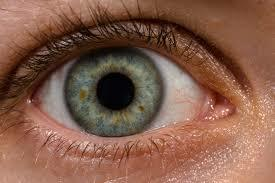
%> input picture Dilatación de la pupila/ojo/eye2.jpg, 275 x 183 px
$ octave eye_actividad.m   (GNU Octave 9; MATLAB toolbox functions it lacks are replaced by stand-ins)
%> lines starting %> are read from the running program, lines starting %| are printed output that depends on the picture; in (x1, y1, x2, y2) boxes, pixels count from 0 and x2, y2 are one past the last pixel; in counts of white or black regions, pixels touching at a corner belong together; the program's own positions count from 1
%Limpiar
clc, clear, close all;

%Cargamos la imagen
I = imread('ojo/eye2.jpg');
%> I is the input picture: size 183x275x3 uint8; mean R, G, B 133.1, 93.3, 75.1

% la pasamos a una escala de grises
Ig = rgb2gray(I);
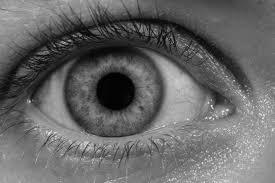
%> Ig: size 183x275 uint8; min 0, max 242, mean 103.1
figure,
imshow(I);
% Filtrado
K2 = medfilt2(Ig); %Filtrdo de mediana 2D
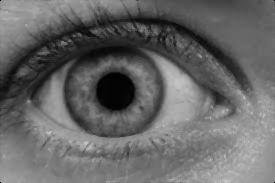
%> K2: size 183x275 uint8; min 0, max 208, mean 102.7

% Binariza la imagen
BW= im2bw(K2,0.04);
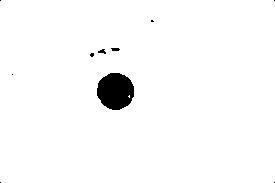
%> BW: size 183x275 logical; 97.7% white; 10 black regions (7 under 20 px), largest, box (x1, y1, x2, y2) and area: (97, 73, 134, 110) 1071, (98, 49, 106, 54) 24, (111, 48, 120, 51) 23
BW = BW==0; %Inviertan los colores
BW = imfill(BW,'holes'); %Rellena los hoyos
%> BW: size 183x275 logical; 2.3% white; 10 white regions (7 under 20 px), largest, box (x1, y1, x2, y2) and area: (97, 73, 134, 110) 1075, (98, 49, 106, 54) 24, (111, 48, 120, 51) 23


% SE- strel(forma,parametros) - Elemento estructurante
se1 = strel('disk',5);

%Operaciones morfologicas
J1 = imerode(BW,se1); %erosion
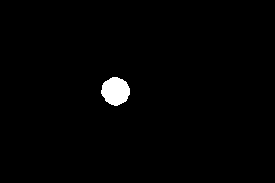
%> J1: size 183x275 logical; 1.2% white; 1 white region, box (x1, y1, x2, y2) and area: (101, 77, 130, 106) 625
figure,
imshow(J1);
%%% SEGMENTACION
L = bwlabel(J1); % Crea regiones (etiqueta componetes conectados)
%> L: size 183x275 double; values 0 (black) and 1 (white), 1.2% white; 1 white region
numele = max(max(L)); % Numero de objetos etiquetados
%> numele = 1
disp('Numero de pupilas detectadas '), disp(numele)
%| 1
stats = regionprops(L,'all'); % Estadistica de las regiones
%> stats = 1 region; box (x1, y1, x2, y2), Area, Centroid, MajorAxisLength, MinorAxisLength and Eccentricity: (101, 77, 130, 106) 625 [116.1 91.8] 28.67 27.86 0.236
%coloca un circulo rojo alrededor de un elemento
center = stats(1).Centroid;
%> center = [116.1 91.79]
radio = sqrt((stats(1).Area)./pi);
%> radio = 14.1
diametro = (radio*2)/3.779527559055 + "mm" % 1mm = 3.779527559055
%> diametro = '7.4638mm'
figure(1)
viscircles(center,radio);
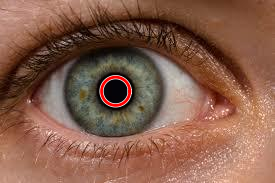
%> figure redrawn from the program's plot data
figure(2)
viscircles(center,radio);
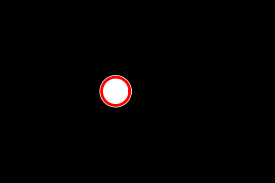
%> figure redrawn from the program's plot data
%Recortat el elemento
E = stats(1).BoundingBox; % Toma la frontera de la region
%> E = [101.5 77.5 29 29]
R1 = imcrop(I,E); %Devuelve la primera region
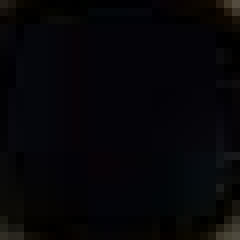
%> R1: size 30x30x3 uint8 (shown 8 times larger); mean R, G, B 5.9, 5.3, 7.9

%Muestra los resultado por proceso
figure,
subplot(3,2,1), imshow(I), title('Original')
subplot(3,2,2), imshow(Ig), title('Grises')
subplot(3,2,3), imshow(K2), title('Filtrada')
subplot(3,2,4), imshow(BW), title('Binarizada')
subplot(3,2,5), imshow(J1), title('Erosionada')
subplot(3,2,6), imshow(R1), title('Pupila')
